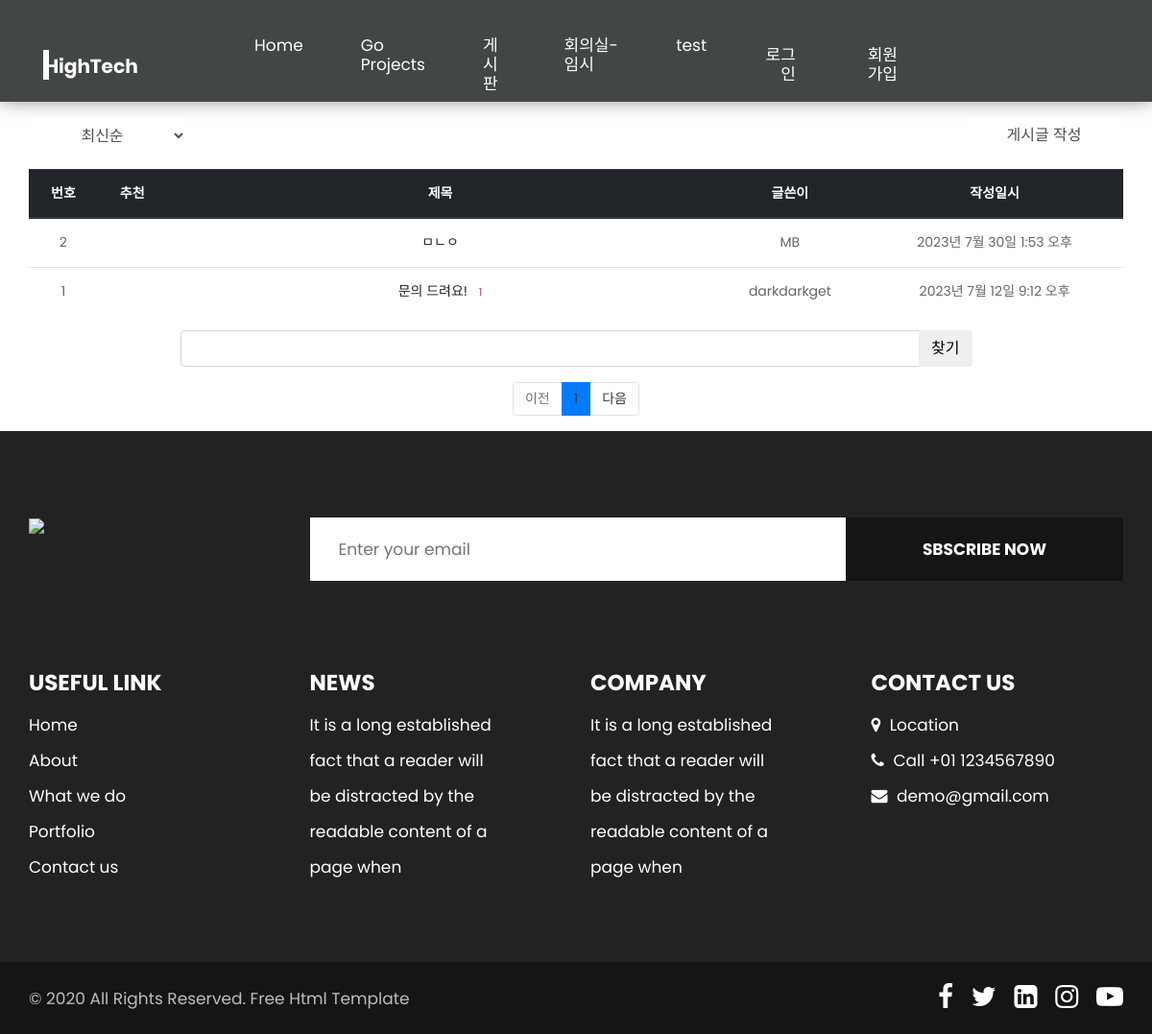
The page /posting/ on the database its author committed.
### posting/models.py (models this page shows, shortened)
class Posting(models.Model):
    author = models.ForeignKey(User, on_delete=models.CASCADE,
                               related_name='author_posting')
    subject = models.CharField(max_length=200)
    content = models.TextField()
    create_date = models.DateTimeField()
    modify_date = models.DateTimeField(null=True, blank=True)
    voter = models.ManyToManyField(User, related_name='voter_posting')

### common/models.py (models this page shows)
class User(AbstractUser):
    first_name = models.CharField("성", max_length=20, null=True, blank=True)
    last_name = models.CharField("이름", max_length=20, null=True, blank=True)
    tel = models.CharField("연락처", max_length=20, null=True, blank=True)
    create_date = models.DateTimeField('생성일', null=True, blank=True)
    modify_date = models.DateTimeField(null=True,blank=True)

### posting/views/base_views.py (the view, shortened to what this page needs)
# urls.py: path('', base_views.main, name='index'),
def main(request):
    page = request.GET.get('page', '1')  # 페이지
    kw = request.GET.get('kw', '')
    so = request.GET.get('so', 'recent')
    if so == 'recommend':
        posting_list = Posting.objects.annotate(num_voter=Count('voter')).order_by('-num_voter', '-create_date')
    elif so == 'popular':
        posting_list = Posting.objects.annotate(
            num_comment=Count('comment')).order_by('-num_comment', '-create_date')
    else:
        posting_list = Posting.objects.order_by('-create_date')
    paginator = Paginator(posting_list, 10)  # 페이지당 10개씩 보여주기
    page_obj = paginator.get_page(page)
    context = {'posting_list': page_obj, 'page': page, 'kw': kw, 'so': so}
    return render(request, 'posting/posting_list.html', context)

### posting/templatetags/posting_filter.py (called while the page is built)
@register.filter
def sub(value, arg):
    return value - arg

### templates/posting/posting_list.html (shortened to what this page needs)
{% extends 'base.html' %}
{% load posting_filter %}
{% block content %}
<div class="container my-3">
    <div class="row justify-content-between my-3">
        <div class="col-2">
            <select class="form-control btn custom-btn aos-init aos-animate bg-color so" style="padding: 0.375rem 0.75rem;">
                <option value="recent" {% if so == 'recent' %}selected{% endif %}> 최신순 </option>
            </select>
        </div>
        <div class="col-2">
            <a href="{% url 'posting:posting_create' %}" class="text-center form-control btn custom-btn aos-init aos-animate bg-color" style="padding: 0.375rem 0.75rem;">게시글 작성</a>
        </div>
    </div>
    <table class="table">
        <thead>
        <tr class="text-center thead-dark">
            <th>번호</th>
            <th>추천</th>
            <th style="width:50%">제목</th>
            <th>글쓴이</th>
            <th>작성일시</th>
        </tr>
        </thead>
        <tbody>
        {% if posting_list %}
        {% for posting in posting_list %}
        <tr class="text-center">
            <td>
                {{ posting_list.paginator.count|sub:posting_list.start_index|sub:forloop.counter0|add:1 }}
            </td>
            <td>
            </td>
            <td class="text-center">
                <a href="{% url 'posting:detail' posting.id %}">{{ posting.subject }}</a>
                {% if posting.comment_set.count > 0 %}
                <span class="text-danger small ml-2">{{ posting.comment_set.count }}</span>
                {% endif %}
            </td>
            <td>{{ posting.author.username }}</td>
            <td>{{ posting.create_date }}</td>
        </tr>
        {% endfor %}
        {% else %}
        <tr>
            <td colspan="4">게시글이 없습니다.</td>
        </tr>
        {% endif %}
        </tbody>
    </table>
    <div class="container my-3">
        <div class="row justify-content-center my-3">
            <div class="col-9 input-group">
                <input type="text" class="form-control kw" style="margin: 0 auto;" value="{{ kw|default_if_none:'' }}">
                <div class="input-group-append">
                    <button class="text-center btn custom-btn aos-init aos-animate bg-color" type="button" id="btn_search">찾기</button>
                </div>
            </div>
        </div>
    </div>
    <ul class="pagination justify-content-center">
        {% if posting_list.has_previous %}
        <li class="page-item">
            <a class="page-link bg-color"
               data-page="{{ posting_list.previous_page_number }}" href="#">이전</a>
        </li>
        {% else %}
        <li class="page-item disabled">
            <a class="page-link" tabindex="-1" aria-disabled="true" href="#">이전</a>
        </li>
        {% endif %}
        {% for page_number in posting_list.paginator.page_range %}
        {% if page_number >= posting_list.number|add:-5 and page_number <= posting_list.number|add:5 %}
        {% if page_number == posting_list.number %}
        <li class="page-item active" aria-current="page">
            <a class="page-link text-dark" data-page="{{ page_number }}" href="#">{{ page_number }}</a>
        </li>
        {% else %}
        <li class="page-item">
            <a class="bg-color page-link" data-page="{{ page_number }}" href="#">{{ page_number }}</a>
        </li>
        {% endif %}
        {% endif %}
        {% endfor %}
        {% if posting_list.has_next %}
        <li class="page-item">
                <a class="bg-color page-link"
               data-page="{{ posting_list.next_page_number }}" href="#">다음</a>
        </li>
        {% else %}
        <li class="page-item disabled">
            <a class="page-link text-dark" tabindex="-1" aria-disabled="true" href="#">다음</a>
        </li>
        {% endif %}
    </ul>
</div>
{% endblock %}

### static/css/style.css (style rules this page uses)
body { color: #666666; font-size: 14px; font-family: 'Poppins', sans-serif; line-height: 1.80857; font-weight: normal; }
a { color: #1f1f1f; text-decoration: none !important; outline: none !important; -webkit-transition: all .3s ease-in-out; -moz-transition: all .3s ease-in-out; -ms-transition: all .3s ease-in-out; -o-transition: all .3s ease-in-out; transition: all .3s ease-in-out; }
*, *::after, *::before { -webkit-box-sizing: border-box; -moz-box-sizing: border-box; box-sizing: border-box; }
ul, li, ol { margin: 0px; padding: 0px; list-style: none; }
a { color: #222222; text-decoration: none; outline: none !important; }
a, .btn { text-decoration: none !important; outline: none !important; -webkit-transition: all .3s ease-in-out; -moz-transition: all .3s ease-in-out; -ms-transition: all .3s ease-in-out; -o-transition: all .3s ease-in-out; transition: all .3s ease-in-out; }
button { border: 0; margin: 0; padding: 0; cursor: pointer; }
.container { max-width: 1170px; }

### rows shown on the page
Posting: paginator.count|sub "2", subject "ㅁㄴㅇ", author.username "MB", create_date "2023년 7월 30일 1:53 오후"
Posting: paginator.count|sub "1", subject "문의 드려요!", comment_set.count "1", author.username "darkdarkget", create_date "2023년 7월 12일 9:12 오후"

### other values the page prints
{{ page_number }} "1"
